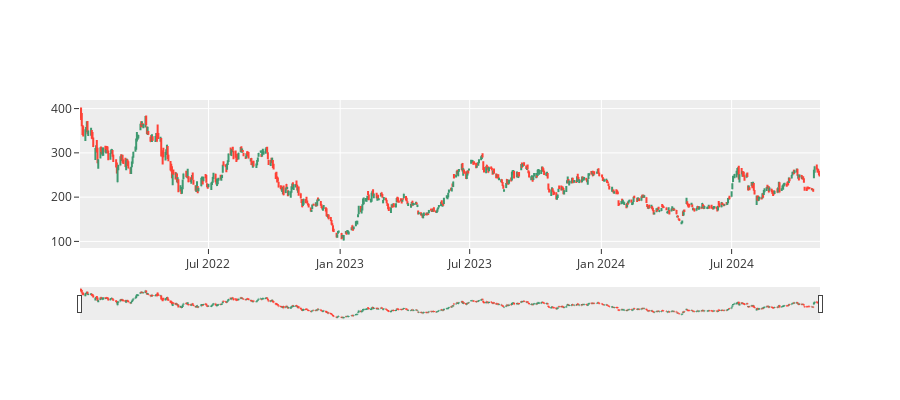

Notebook code for this chart:
### Markdown cell above
### Price-Volume Chart

### Code cell
fig = go.Figure(
    go.Ohlc(
        x=tsla.index,
        open=tsla["open"],
        high=tsla["high"],
        low=tsla["low"],
        close=tsla["close"],
    )
)
fig.update_layout(template="ggplot2", height=400)

### Figure 1 — Plotly figure (JSON) as saved in the notebook; plotly's stock layout.template omitted (floating-point values rounded to 4 significant figures; data arrays with more than 128 entries replaced by an {"elided": "..."} marker saying what was removed)
{"data": [{"close": {"elided": "713 float values"}, "high": {"elided": "713 float values"}, "low": {"elided": "713 float values"}, "open": {"elided": "713 float values"}, "type": "ohlc", "x": {"elided": "713 str values"}}], "layout": {"height": 400}}
